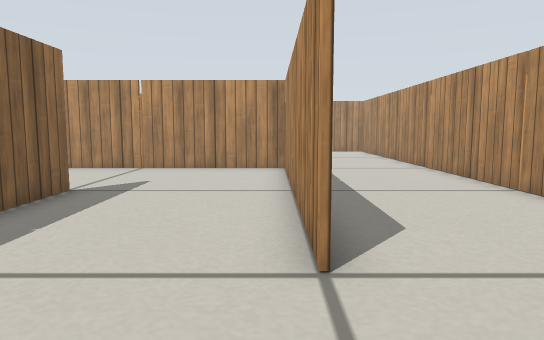
[1] (above)

24 first-person views from a walk through a robot-simulator world made for Gazebo. The camera is 0.27 m above the floor, tilts 6° down and sees 70° across. The floor is counted in squares, 0.2 m on a side. Each view is taken from the middle of a square. On the plan, view 1 faces up. The plan holds only what a view shows up to about 16 squares ahead; the rest is blank. Gazebo's built-in surfaces are drawn with simple patterns. Some stock models are drawn as simple stand-ins.

[2]
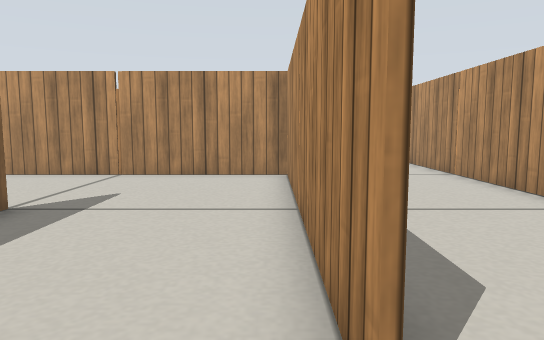

[3]
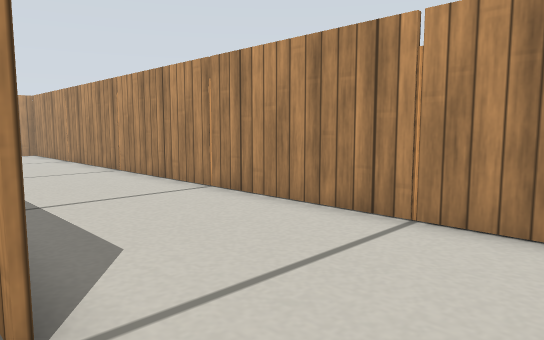

[4]
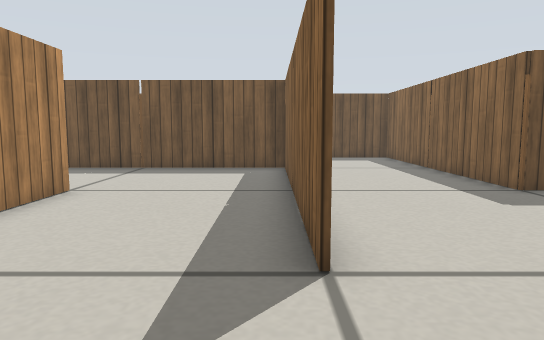

[5]
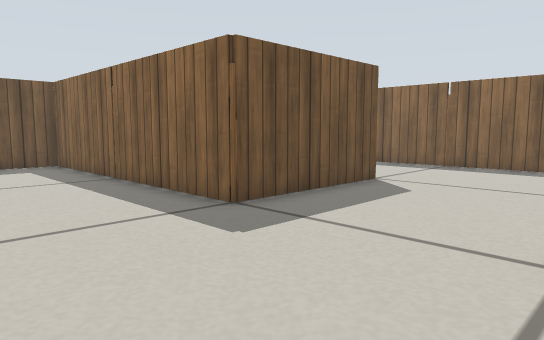

[6]
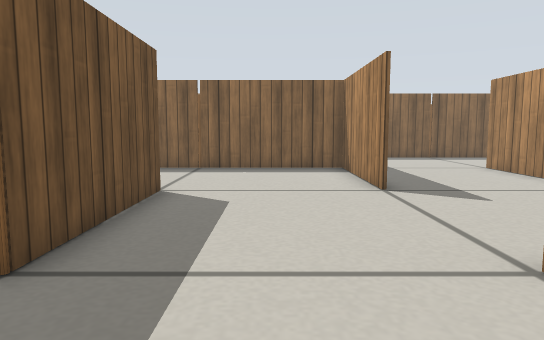

[7]
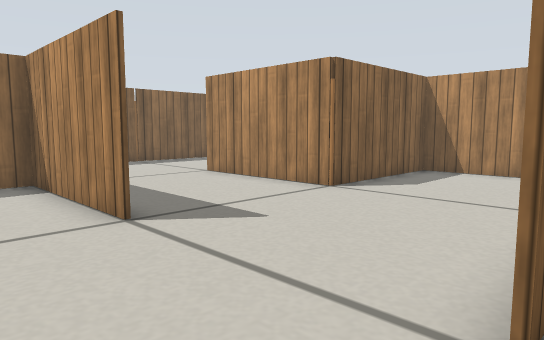

[8]
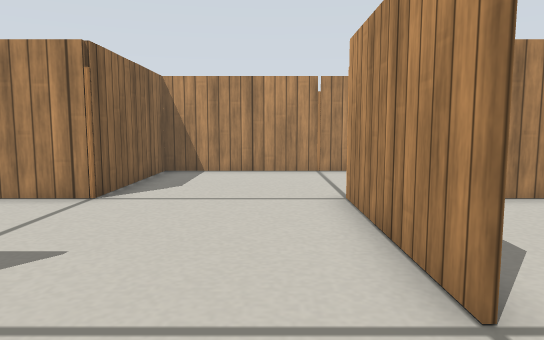

[9]
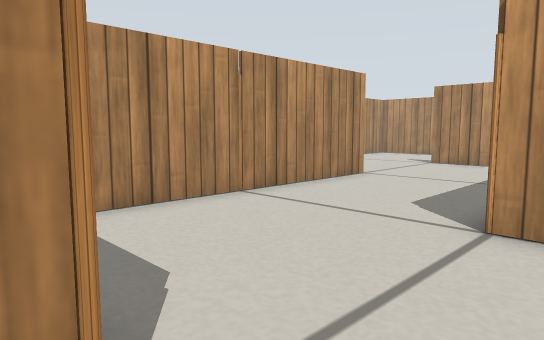

[10]
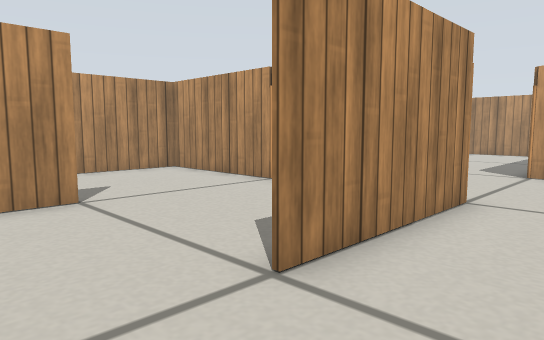

[11]
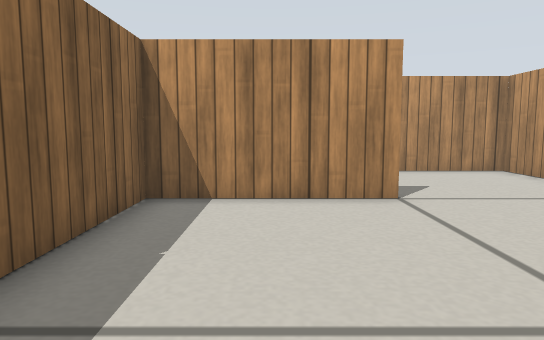

[12]
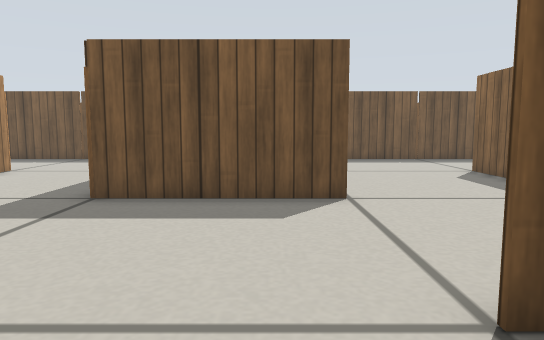

[13]
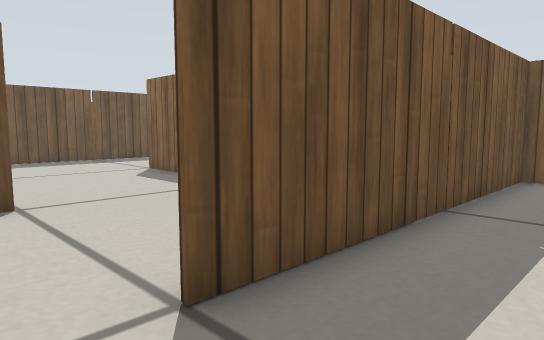

[14]
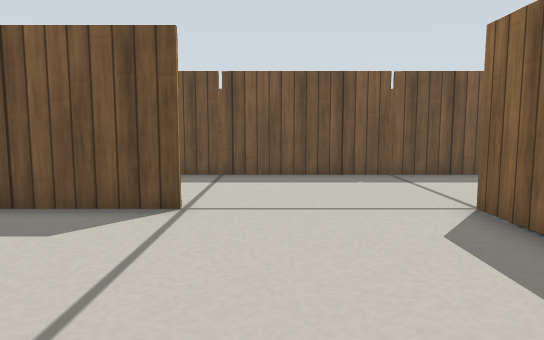

[15]
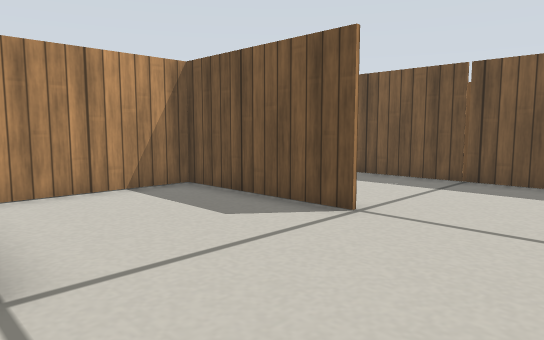

[16]
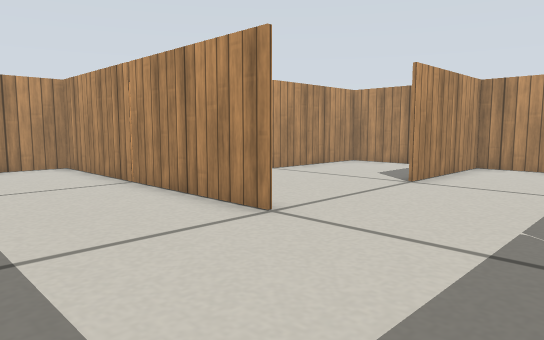

[17]
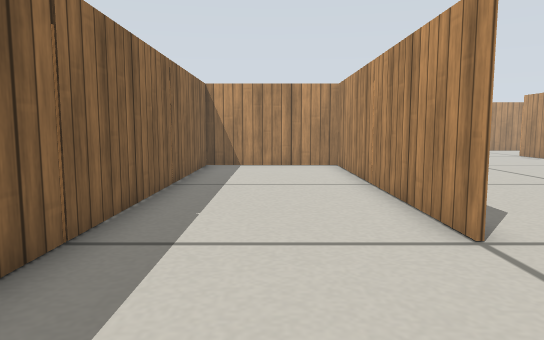

[18]
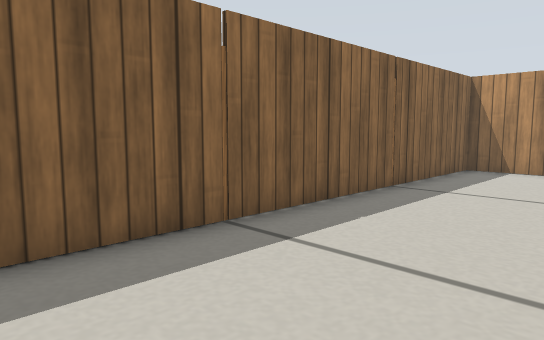

[19]
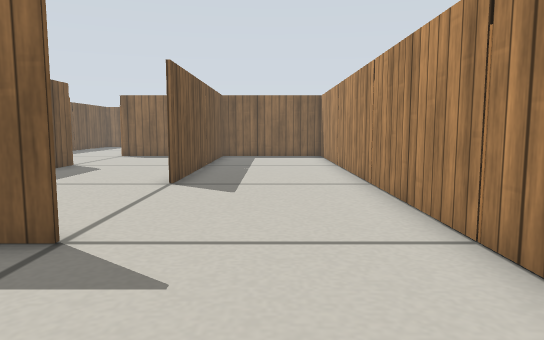

[20]
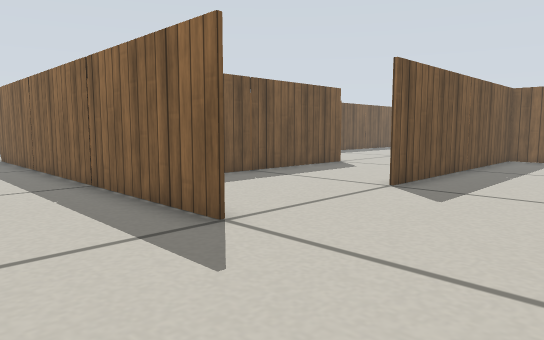

[21]
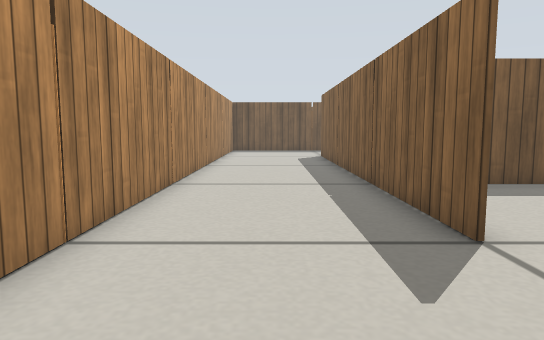

[22]
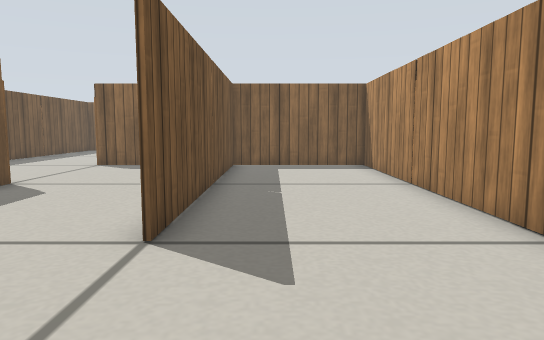

[23]
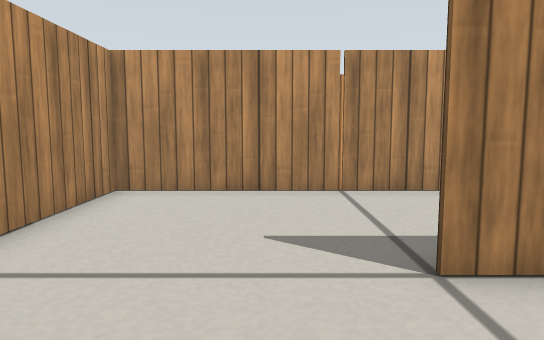

[24]
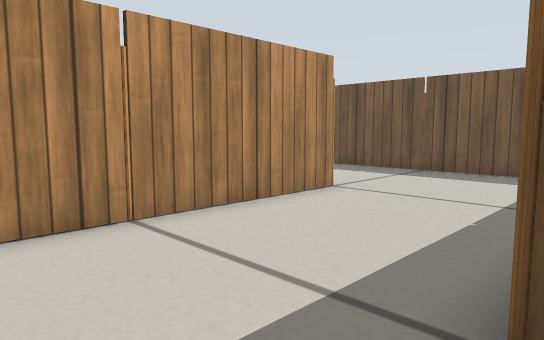

### Floor plan
Points are (right, up) in squares from view 1. A wall is a line through its corners. A room is listed if a view was taken in it or the views show most of it. See-through windows are left out.
Room 1 (views 1, 2, 3, 4, 5, 6, 7, 8, 9, 10, 11, 12, 13, 14, 15, 19, 20, 21, 22, 23, 24)
walls: (-4.4, 8.5) (-4.4, 4.5); (-5.4, 13.4) (-8, 13.4); (-3.5, 13.6) (-2.3, 13.6); (-9.5, 8.5) (-9.5, 13.6) (-5.4, 13.6); (-4.6, 4.5) (-4.6, 5.1); (0.5, 9.4) (0.5, 13.4) (-3.5, 13.4); (0.5, 7.6) (0.5, 3.8); (0.5, 12.6) (0.5, 9.5); (-4.4, 2.5) (-4.4, -1.5) (-0.5, -1.5); (0.5, 16.3) (0.5, 18.5) (0.5, 14.4); (-4.5, 18.4) (-8.6, 18.4); (0.4, 3.5) (0.5, 7.5); (-8.5, 18.6) (-4.5, 18.6); (-14.5, 8.5) (-19.5, 8.5) (-19.5, 4.5); (-10.5, 18.4) (-14.5, 18.4); (5.5, 9.4) (5.5, 12.6); (5.5, 14.4) (5.5, 17.6); (-14.5, 3.6) (-9.5, 3.6) (-9.5, -6.5); (-4.6, -1.5) (-4.6, 2.6); (5.5, 4.4) (5.5, 7.6); (-14.5, 18.6) (-10.4, 18.6); (1.4, -1.5) (3.1, -1.5); (5.5, 1.9) (5.5, 2.5); (-5.4, 23.5) (-8.5, 23.5); (-18.5, 8.6) (-14.5, 8.6); (5.5, 19.5) (5.5, 23.4) (1.7, 23.4); (-0.4, 23.4) (-3.5, 23.5); (-10.4, 23.5) (-14.4, 23.5) (-14.4, 13.4) (-19.5, 13.5); (-3.6, -6.5) (-0.9, -6.5); (-8.5, -6.5) (-5.5, -6.5); (-24.5, 8.6) (-20.4, 8.6)
low walls: (-9.5, 9) (-9.5, 8.5)
ways out: opening at (-17, 4) to room 2; opening at (-22.5, 14) to room 3
objects: wooden pole (-20, 9) to (-19, 9); wooden pole (-19, 3) to (-19, 4); wooden pole (-14, 13); wooden pole (-10, 14); wooden pole (-10, 19) to (-9, 19); other object (-10, 24) to (-9, 24); other object (-9, -2) to (-9, -1); wooden pole (-9, 4); wooden pole (-5, -7) to (-4, -7); wooden pole (-5, -2); wooden pole (-5, 14) to (-4, 14); other object (-5, 24) to (-4, 24); wooden pole (-4, 3) to (-4, 4); wooden pole (0, -1) to (1, -1); wooden pole (0, 24) to (1, 24); other object (1, 8) to (1, 9); other object (1, 13) to (1, 14); wooden pole (6, 3) to (6, 4); wooden pole (6, 8) to (6, 9); other object (6, 13) to (6, 14); wooden pole (6, 18) to (6, 19)
Room 2 (views 16, 17, 18)
walls: (-14.5, -1.5) (-9.4, -1.5); (-19.5, 2.6) (-19.5, -1.5) (-19.5, 2.5); (-18.5, -6.5) (-15.5, -6.5); (-19.5, 4.4) (-19.5, 8.3); (-24.4, -2.5) (-24.4, -4.4); (-22.3, -6.4) (-20.4, -6.5); (-13.6, -6.5) (-11.3, -6.5); (-24.4, 2.5) (-24.4, -0.6); (-9.6, -0.5) (-9.6, 2.6); (-9.5, -1.6) (-14.5, -1.6); (-9.6, -3.5) (-9.6, -2.5); (-10.5, 3.6) (-14.5, 3.6); (-20.5, 8.5) (-24.4, 8.5) (-24.4, 4.4)
ways out: opening at (-17, 4) to room 1
objects: wooden pole (-25, -2) to (-25, -1); other object (-25, 3) to (-25, 4); wooden pole (-20, -7) to (-19, -7); wooden pole (-15, -7) to (-14, -7)
Room 3 (no view inside)
walls: (-19.5, 18.4) (-24.4, 18.5) (-24.4, 14.4); (-14.5, 18.4) (-14.5, 19.6)
ways out: opening at (-22.5, 14) to room 1; opening at (-17, 19)
objects: wooden pole (-15, 18) to (-15, 19)

Where each view was taken, in squares from view 1:
view 1: 0 up, 0 right, facing up
view 2: 2 up, 0 right, facing up
view 3: 1 up, 0 right, facing up-right
view 4: 12 up, 4 left, facing down
view 5: 9 up, 5 left, facing down-left
view 6: 6 up, 6 left, facing left
view 7: 6 up, 9 left, facing up-left
view 8: 6 up, 11 left, facing up
view 9: 12 up, 15 left, facing up-right
view 10: 11 up, 22 left, facing up-right
view 11: 11 up, 22 left, facing up
view 12: 11 up, 13 left, facing down
view 13: 11 up, 13 left, facing down-left
view 14: 5 up, 16 left, facing down
view 15: 4 up, 18 left, facing down-right
view 16: 6 down, 24 left, facing up-right
view 17: 6 down, 22 left, facing up
view 18: 5 down, 20 left, facing up-left
view 19: 21 up, 5 right, facing left
view 20: 23 up, 4 right, facing down-left
view 21: 23 up, 3 right, facing down
view 22: 20 up, 0 right, facing left
view 23: 20 up, 3 left, facing right
view 24: 6 up, 10 left, facing down-right
